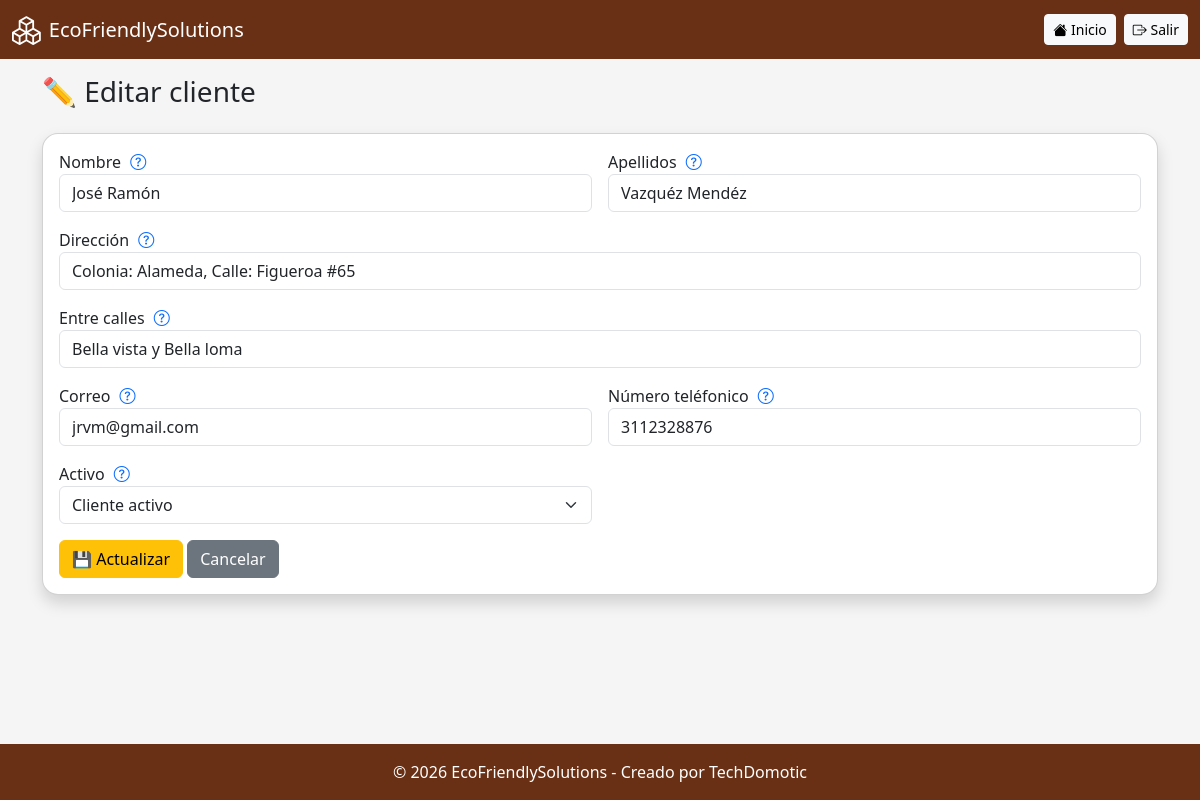
Screenshot of /crm/editar.php?id=1 (signed in) with the database file from the repository.
### tables this page shows
CREATE TABLE `crm` (
  `id_cliente` int(11) NOT NULL,
  `nombre` varchar(100) NOT NULL,
  `apellidos` varchar(150) DEFAULT NULL,
  `direccion` varchar(150) DEFAULT NULL,
  `entre_calles` varchar(200) DEFAULT NULL,
  `correo` varchar(100) DEFAULT NULL,
  `numero_telefonico` bigint(11) DEFAULT NULL,
  `activo` tinyint(1) NOT NULL DEFAULT 1,
  `fecha_creacion` timestamp NOT NULL DEFAULT current_timestamp()
);

### crm/editar.php (the view, shortened to what this page needs)
<?php
include '../includes/conexion.php';
include '../includes/header.php';
$id = intval($_GET['id']);
$cliente = $conn->query("
SELECT * FROM crm WHERE id_cliente=$id
")->fetch_assoc();
?>
<h3 class="mb-4">✏️ Editar cliente</h3>
<div class="card shadow rounded-4">
<div class="card-body">
<form method="POST" class="row g-3">
<div class="col-md-6">
<label>Nombre
    <i class="bi bi-question-circle text-primary"
     style="cursor: pointer; margin-left: 5px;"
     data-bs-toggle="tooltip"
     data-bs-placement="top"
     title="Agregue el nombre del cliente al sistema">
    </i>
</label>
<input type="text" name="nombre"
class="form-control"
value="<?= htmlspecialchars($cliente['nombre']); ?>"
required>
</div>
<div class="col-md-6">
<label>Apellidos
    <i class="bi bi-question-circle text-primary"
     style="cursor: pointer; margin-left: 5px;"
     data-bs-toggle="tooltip"
     data-bs-placement="top"
     title="Escribe los apellidos del cliente al sistema">
    </i>
</label>
<input type="text" name="apellidos"
class="form-control"
value="<?= htmlspecialchars($cliente['apellidos']); ?>"
required>
</div>
<div class="col-12">
<label>Direcci&oacute;n
    <i class="bi bi-question-circle text-primary"
     style="cursor: pointer; margin-left: 5px;"
     data-bs-toggle="tooltip"
     data-bs-placement="top"
     title="Escriba la dirección de la casa del cliente">
    </i>
</label>
<input type="text" name="direccion"
class="form-control"
value="<?= htmlspecialchars($cliente['direccion']); ?>"
required>
</div>
<div class="col-12">
<label>Entre calles
    <i class="bi bi-question-circle text-primary"
     style="cursor: pointer; margin-left: 5px;"
     data-bs-toggle="tooltip"
     data-bs-placement="top"
     title="Escriba las calles paralelas al domicilio del cliente">
    </i>
</label>
<input type="text" name="entre_calles"
class="form-control"
value="<?= htmlspecialchars($cliente['entre_calles']); ?>"
required>
</div>
<div class="col-md-6">
<label>Correo
    <i class="bi bi-question-circle text-primary"
     style="cursor: pointer; margin-left: 5px;"
     data-bs-toggle="tooltip"
     data-bs-placement="top"
     title="Escriba el medio por el cual el cliente recibe mensajes electrónicos">
    </i>
</label>
<input type="text" name="correo"
class="form-control"
value="<?= htmlspecialchars($cliente['correo']); ?>"
required>
</div>
<div class="col-md-6">
<label>N&uacute;mero tel&eacute;fonico
    <i class="bi bi-question-circle text-primary"
     style="cursor: pointer; margin-left: 5px;"
     data-bs-toggle="tooltip"
     data-bs-placement="top"
     title="Escriba el número de contacto teléfonico del cliente">
    </i>
</label>
<input type="text"
name="numero_telefonico"
class="form-control"
value="<?= $cliente['numero_telefonico']; ?>"
required>
</div>
<div class="col-md-6">
<label>Activo
    <i class="bi bi-question-circle text-primary"
     style="cursor: pointer; margin-left: 5px;"
     data-bs-toggle="tooltip"
     data-bs-placement="top"
     title="Seleccione si el cliente seguira solicitando el servicio o no">
    </i>
</label>
<select name="activo" id="rolSelect" class="form-select">
    <option value="1" <?= $cliente['activo']=='1'?'selected':'' ?>>Cliente activo</option>
</select>
</div>
<div class="col-12 mt-3">
<button class="btn btn-warning">
💾 Actualizar
</button>
<a href="listar.php" class="btn btn-secondary">
Cancelar
</a>
</div>
</form>
</div>
</div>
<?php include '../includes/footer.php'; ?>

### css/estilos.css (style rules this page uses)
:root { --main-brown: #693015; }
body { background: #f5f5f5; display: flex; flex-direction: column; min-height: 100vh; }

### rows the page displays
crm: nombre "José Ramón", apellidos "Vazquéz Mendéz", direccion "Colonia: Alameda, Calle: Figueroa #65", entre_calles "Bella vista y Bella loma", correo "jrvm@gmail.com", numero_telefonico "3112328876", activo "Cliente activo"

### other values shown
$pageTitle "EcoFriendlySolutions"
